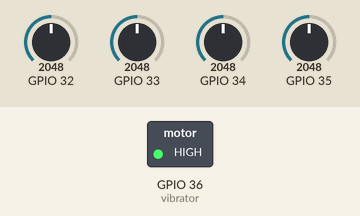
A sketch run on a simulated ESP32. On the bench: switched loads named in the sketch (green lamp = pin HIGH). The test bench sets the inputs (shaded band); at power-on: GPIO 32 = 2048, GPIO 33 = 2048, GPIO 34 = 2048, GPIO 35 = 2048. What the sketch prints to the serial monitor is not drawn.

Above: at 0.1 s.
Timing chart, 0 to 1.6 s (numbered marks = the images above):
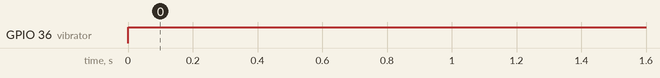

The sketch:

ESP32_AnalogRead.ino
```cpp
/*
  AnalogReadSerial ESP32 ADC example

  Reads an analog input on ADC1_0, prints the result to the Serial Monitor.
  Graphical representation is available using Serial Plotter (Tools > Serial Plotter menu).
  Attach the center pin of a potentiometer to pin A0, and the outside pins to +3.3V and ground.

  https://circuits4you.com
*/
int vibrator = 36;
// the setup routine runs once when you press reset:
void setup() {
  // initialize serial communication at 9600 bits per second:
  Serial.begin(9600);
  pinMode(vibrator, OUTPUT);
}

// the loop routine runs over and over again forever:
void loop() {
  // read the input on analog ADC1_0:
  int sensorValue = analogRead(A6);
  int sensorValueB = analogRead(A7);
  int sensorValueC = analogRead(A4);
  int sensorValueD = analogRead(A5);

  // print out the value you read:
  Serial.print("Sensor0: " );
  Serial.print(sensorValue);
  Serial.println(" ");
  Serial.print("Sensor1: " );
  Serial.print(sensorValueB);
  Serial.println(" ");
  Serial.print("Sensor2: " );
  Serial.print(sensorValueC);
  Serial.println(" ");
  Serial.print("Sensor3: " );
  Serial.print(sensorValueD);
  Serial.println(" ");
  digitalWrite(36, HIGH);
  delay(1500);        // delay in between reads for stability
}
```

Measured:
- by itself, GPIO 36 (vibrator): LOW → HIGH at 0.00 s
